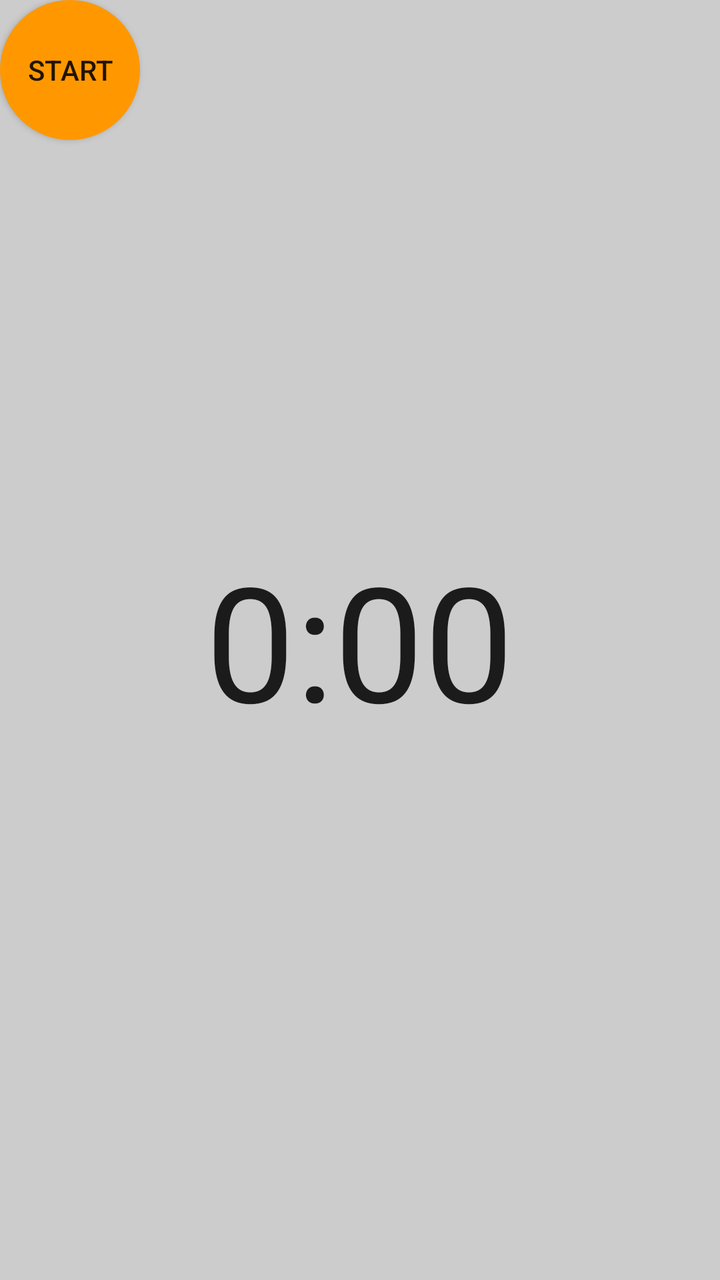
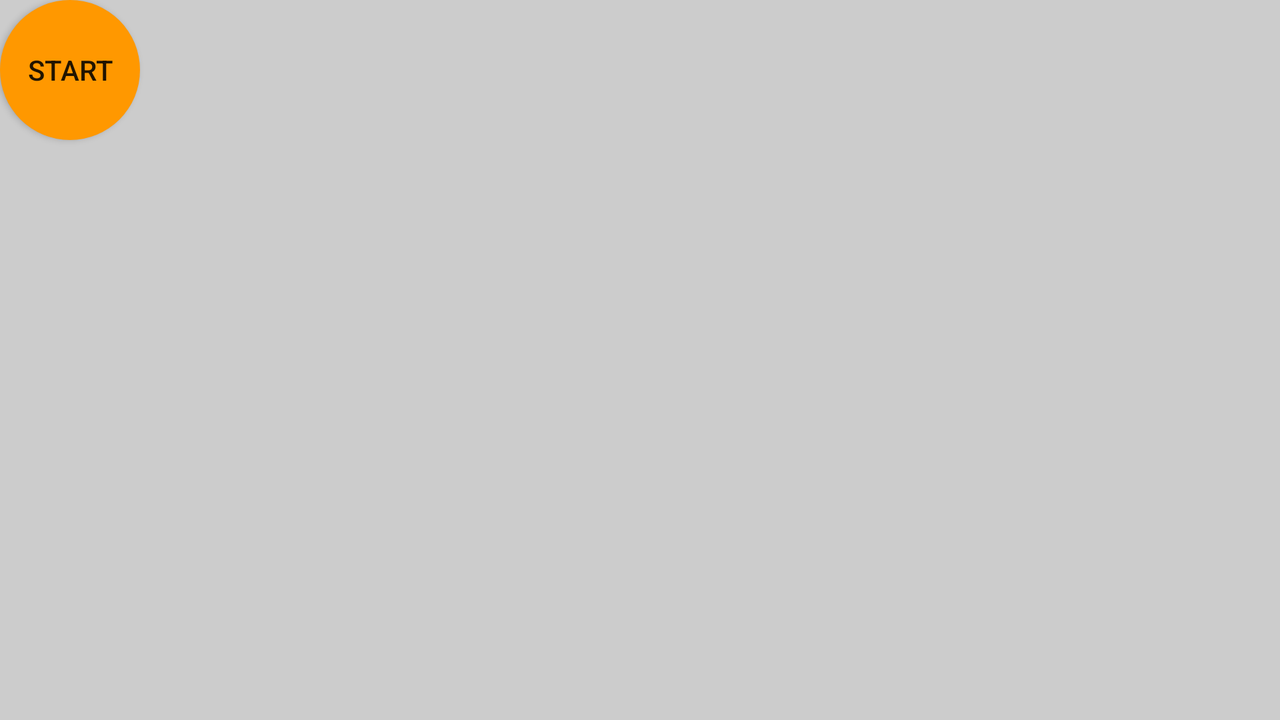

An Android layout and its configuration variant, each rendered on a device that would load it. The default file and the variant file are quoted in full after the pictures.
<!-- AndroidManifest.xml: application theme AppTheme -->
<!-- res/layout/fragment_fragment_timer.xml -->
<RelativeLayout xmlns:android="http://schemas.android.com/apk/res/android"
    xmlns:tools="http://schemas.android.com/tools"
    android:layout_width="match_parent"
    android:layout_height="match_parent"
    android:orientation="vertical"
    android:background="#cccccc"
    tools:context="com.example.tommy.trainingstimer.FragmentTimer">


    <Button
        android:layout_width="70dp"
        android:layout_height="70dp"
        android:text="Start"
        android:background="@drawable/round_button"
        android:id="@+id/startTimer" />

    <TextView
        android:layout_width="wrap_content"
        android:layout_height="wrap_content"
        android:textAppearance="?android:attr/textAppearanceLarge"
        android:text="0:00"
        android:id="@+id/timerView"
        android:layout_centerVertical="true"
        android:layout_centerHorizontal="true"
        android:textSize="80dp" />

</RelativeLayout>
<!-- resources referenced by this layout -->
<resources>
  <!-- drawable round_button (drawable) -->
  <?xml version="1.0" encoding="utf-8"?>
  <selector xmlns:android="http://schemas.android.com/apk/res/android">
      <item android:state_pressed="false">
          <shape android:shape="oval">
              <solid android:color="#FF9800"/>
          </shape>
      </item>
      <item android:state_pressed="true">
          <shape android:shape="oval">
              <solid android:color="#FF5511"/>
          </shape>
      </item>
  </selector>
  <style name="AppTheme" parent="Theme.AppCompat.Light.DarkActionBar">
          
          <item name="colorPrimary">#000000</item>
          <item name="colorPrimaryDark">#ffee00</item>
          <item name="colorAccent">#FF6600</item>
  
      </style>
</resources>
<!-- res/layout-land/fragment_fragment_timer.xml (the author's variant of the layout above) -->
<!-- drawn on the phone turned sideways -->
<LinearLayout xmlns:android="http://schemas.android.com/apk/res/android"
    xmlns:tools="http://schemas.android.com/tools"
    android:layout_width="match_parent"
    android:layout_height="match_parent"
    android:orientation="vertical"
    android:background="#cccccc"
    tools:context="com.example.tommy.trainingstimer.FragmentTimer">


    <Button
        android:layout_width="70dp"
        android:layout_height="70dp"
        android:text="Start"
        android:background="@drawable/round_button"
        android:id="@+id/startTimer" />

    <ListView
        android:layout_width="match_parent"
        android:layout_height="wrap_content"
        android:id="@+id/timerList"
        android:layout_gravity="center_horizontal" />
</LinearLayout>
